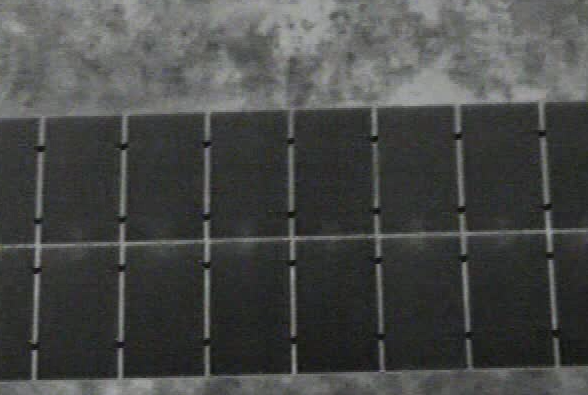
#> input picture image processing/ex/ex1/Panels/pv01.png, 588 x 395 px, found by its file name; its folder holds only this picture in this run
$ python christian_esercizio.py
#> lines starting #> are read from the running program, lines starting #| are printed output that depends on the picture; after the words box and inside, x2 and y2 are one past the last pixel; in counts of white or black regions, pixels touching at a corner belong together
import cv2
import numpy as np
import matplotlib.pyplot as plt
import os


# calcola e mostra l'istogramma del immagine
def histo(image, title = 'histogram'):
    # calcola istogramma di un immagine
        # image -> immagine da considerare
        # 0 -> canale colori (in questo caso bianco e nero)
        # None -> assenza di una maschera che nasconde parte di un immagine
        # 256 -> numero di gruppi (bins) per l'istogramma (in questo caso ogni valore possibile è un gruppo diverso)
        # [0,256] -> range di valori possibili dei pixel
    histogram = cv2.calcHist([image], [0], None, [256], [0, 256])

    # Mostra l'istogramma
    plt.figure(figsize=(10, 5))
    plt.title(title)
    plt.xlabel('Pixel values')
    plt.ylabel('Number of pixel')
    plt.plot(histogram)
    # Limita l'asse X a 256 per visualizzare tutte le intensità
    plt.xlim([0, 256])
    plt.show()


# CANNY
# fa erosione e dilatazione per migliorare l'immagine
# poi trova i contorni del immagine
def canny(open_image, image):
    # pixel bianchi diventano neri e viceversa
    open_image = 255-open_image
    # matrice di valori 1
    # np.uint8 -> tipo
    kernel = np.ones((14,14), np.uint8)
    # erosione (riduce arie bianche)
        # kernel -> matrice per l'erosione
        # iterations -> nimero di iterazioni
    open_image = cv2.erode(open_image, kernel, iterations=1)
    open_image = cv2.dilate(open_image, kernel, iterations=1) #rimuovere i collegamenti tra i pannelli

    contours, _ = cv2.findContours(open_image, cv2.RETR_EXTERNAL, cv2.CHAIN_APPROX_SIMPLE)
    output_image = connComps(open_image, image)
    cv2.imshow("Open", open_image)
    # [4 lines of commented-out code are left out]
    return output_image

def connComps(open_image, image):
    num_labels, labels = cv2.connectedComponents(open_image)
    output_image = cv2.cvtColor(image, cv2.COLOR_GRAY2BGR)
    for label in range(1, num_labels):
        component_mask = (labels == label).astype(np.uint8) * 255
        contours, _ = cv2.findContours(component_mask, cv2.RETR_EXTERNAL, cv2.CHAIN_APPROX_SIMPLE)
        for contour in contours:
            x, y, w, h = cv2.boundingRect(contour)
            if w > 20:
                cv2.rectangle(output_image, (x, y), (x + w, y + h), (0, 0, 255), 2)
    return output_image

for image in os.listdir('./Img/Panels/'):
    image = "./Img/Panels/" + image
    image = cv2.imread(image, cv2.IMREAD_GRAYSCALE)
#> image: shape (395, 588); min 0, max 167, mean 72.5
    # [8 lines of commented-out code are left out]
    clahe = cv2.createCLAHE(clipLimit=10, tileGridSize=(10,10))

    clahe_image = clahe.apply(image)
    clahe_image = cv2.medianBlur(clahe_image, 3) #rumore per rimuovere quello creato da CLAHE
    #clahe_image = cv2.blur(clahe_image, (5, 5))
    #clahe_image = image
    #clahe_image = cv2.GaussianBlur(clahe_image, (9, 9), 0)
    threshold, binary_image = cv2.threshold(clahe_image, 0, 255, cv2.THRESH_BINARY + cv2.THRESH_OTSU)
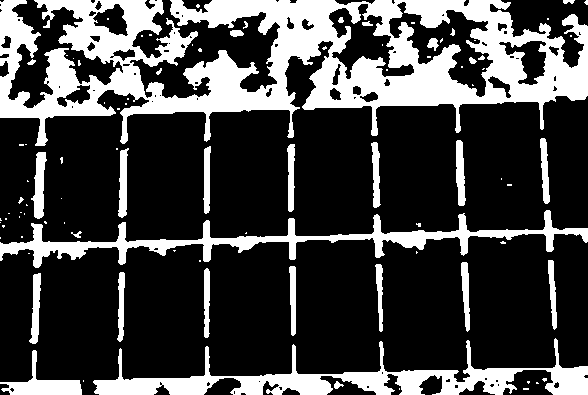
#> binary_image: shape (395, 588); 26.8% white; 92 white regions (60 under 20 px), largest, box (x1, y1, x2, y2) and area: (0, 0, 588, 146) 39176, (93, 338, 588, 395) 8433, (0, 210, 588, 268) 6552
#> threshold = 119
    print(threshold)
#| 119.0
    edges = cv2.Canny(clahe_image, threshold/2, threshold, apertureSize=3, L2gradient = True) #canny algorithm per i bordi, lw threshold + up threshold
#> edges: shape (395, 588); 16.4% white in thin lines or dots
    kernel = np.ones((14, 14), np.uint8)
    open_image = cv2.morphologyEx(binary_image, cv2.MORPH_OPEN, kernel) #rimuovere i collegamenti tra i pannelli
#> open_image: shape (395, 588); 13% white; 32 white regions, largest, box (x1, y1, x2, y2) and area: (352, 42, 477, 107) 4432, (209, 0, 336, 71) 4289, (199, 60, 268, 113) 2314
    cv2.imshow("OpenImage", open_image)
    #erode_image = cv2.erode(open_image, kernel2, iterations=2)


    output_comps=connComps(open_image, image)
#> in connComps, `num_labels, labels = cv2.connectedComponents(open_image)`:
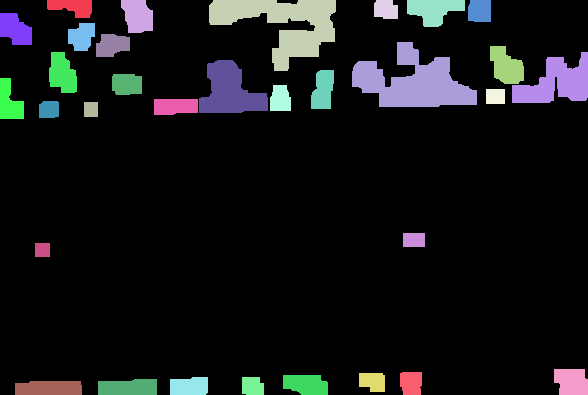
#> labels: shape (395, 588) int32; 33 distinct labels, from 0 to 32; one colour per label, 0 black
#> in connComps, `num_labels, labels = cv2.connectedComponents(open_image)`: num_labels = 33
#> the loop in connComps, `for label in range(1, num_labels):` made 32 passes
#> contours on passes 19, 22, 23, 24: [[[486, 89], [486, 103], [504, 103], [504, 89]]], [[[84, 102], [84, 116], [97, 116], [97, 102]]], [[[403, 233], [403, 246], [424, 246], [424, 233]]], [[[35, 243], [35, 256], [49, 256], [49, 243]]]
#> after the loop in connComps, `for label in range(1, num_labels):`: component_mask: shape (395, 588); 0.39% white; 1 white region, box (x1, y1, x2, y2) and area: (15, 381, 82, 395) 905
#> after the loop in connComps, `for label in range(1, num_labels):`:
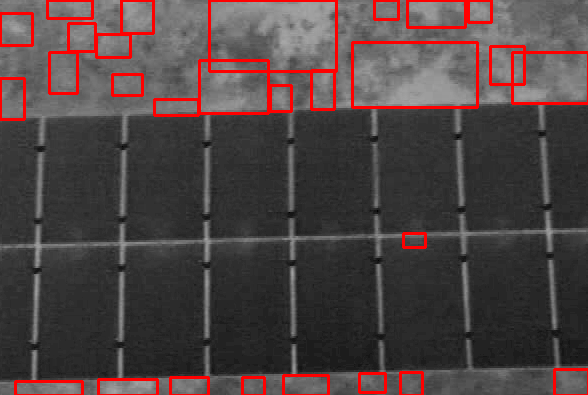
#> output_image: shape (395, 588, 3); mean B, G, R 67.5, 67.5, 79.3
    output_canny = canny(edges, image)
#> in canny, `open_image = 255-open_image`: open_image: shape (395, 588); 83.6% white; black in thin lines or dots
#> in canny, `open_image = cv2.erode(open_image, kernel, iterations=1)`: open_image: shape (395, 588); 9.5% white; 65 white regions (25 under 20 px), largest, box (x1, y1, x2, y2) and area: (132, 263, 198, 348) 4184, (477, 243, 541, 323) 2246, (392, 310, 457, 364) 1798
#> in canny, `open_image = cv2.dilate(open_image, kernel, iterations=1)`:
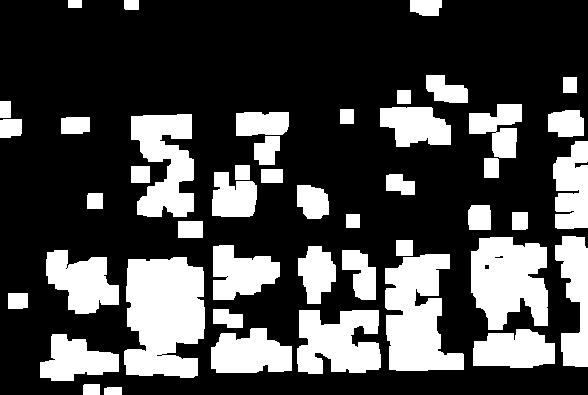
#> open_image: shape (395, 588); 28.6% white; 46 white regions
#> in canny, `contours, _ = cv2.findContours(open_image, cv2.RETR_EXTERNAL, cv2.CHAI..`: contours = 46 contours; largest, box (x1, y1, x2, y2) and area: (124, 257, 205, 378) 7862, (385, 254, 464, 371) 5943, (471, 237, 548, 330) 5320, (131, 114, 194, 217) 4108, (297, 310, 381, 374) 4001
#> in connComps (call 2), `num_labels, labels = cv2.connectedComponents(open_image)`:
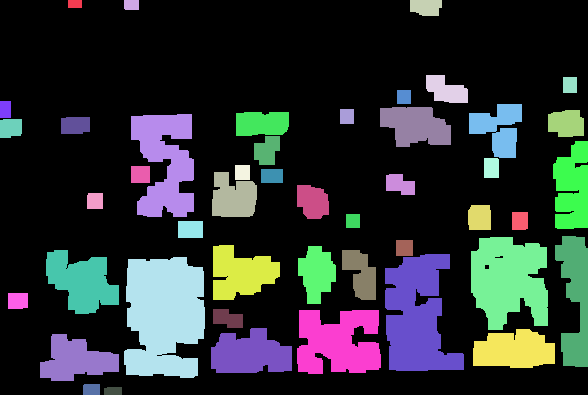
#> labels: shape (395, 588) int32; 47 distinct labels, from 0 to 46; one colour per label, 0 black
#> in connComps (call 2), `num_labels, labels = cv2.connectedComponents(open_image)`: num_labels = 47
#> the loop in connComps (call 2), `for label in range(1, num_labels):` made 46 passes
#> contours on passes 1, 5, 6, 7, 10, 19, 20, 21, 28, 29, 32: [[[68, 0], [68, 7], [81, 7], [81, 0]]], [[[563, 77], [563, 92], [576, 92], [576, 77]]], [[[397, 90], [397, 103], [410, 103], [410, 90]]], [[[0, 101], [0, 117], [10, 117], [10, 101]]], [[[340, 109], [340, 123], [353, 123], [353, 109]]], [[[235, 165], [235, 179], [249, 179], [249, 165]]], [[[131, 166], [131, 182], [149, 182], [149, 166]]], [[[261, 169], [261, 182], [282, 182], [282, 169]]], [[[346, 214], [346, 227], [359, 227], [359, 214]]], [[[178, 221], [178, 237], [202, 237], [202, 221]]], [[[396, 240], [396, 255], [412, 255], [412, 240]]]
#> after the loop in connComps (call 2), `for label in range(1, num_labels):`: component_mask: shape (395, 588); 0.06% white; 1 white region, box (x1, y1, x2, y2) and area: (104, 387, 122, 395) 141
#> after the loop in connComps (call 2), `for label in range(1, num_labels):`:
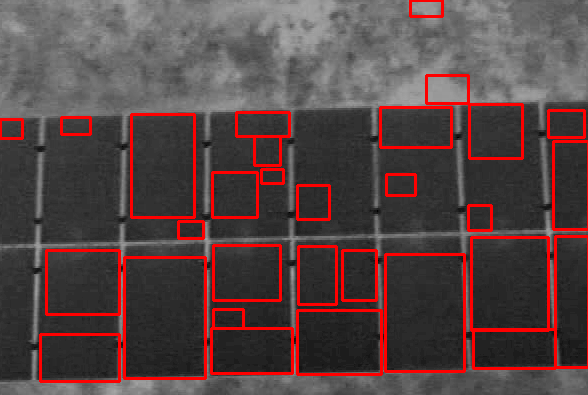
#> output_image: shape (395, 588, 3); mean B, G, R 68, 68, 86.5


    images = [binary_image, image, edges, open_image, clahe_image, output_comps, output_canny]
    titles = ["Binary", "Panels", "Panels Edges", "Close", "Clahe", "Box", "CannyBox"]
    # Crea un'unica figura
    plt.figure(figsize=(15, 10))
    for i in range(len(images)):
        plt.subplot(3, 3, i+1)  # 2 righe e 3 colonne
        plt.imshow(cv2.cvtColor(images[i], cv2.COLOR_BGR2RGB))
        plt.title(titles[i])
        plt.axis('off')
#> this loop made 7 passes

    # Mostra tutte le immagini in un'unica finestra
    plt.tight_layout()
    plt.show()
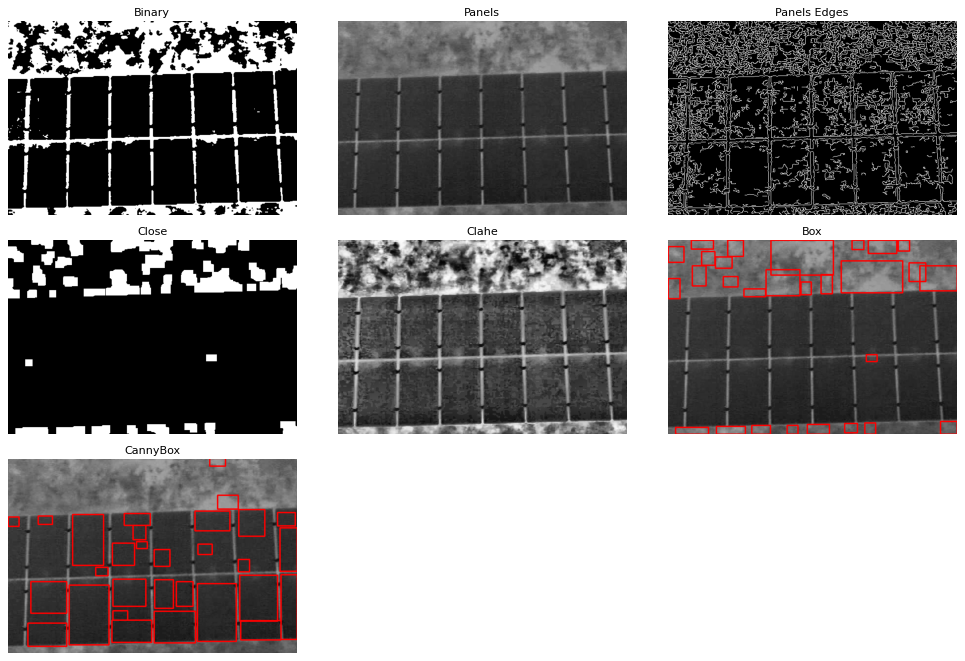
#> figure drawn by matplotlib, 7 panels


# [6 lines of commented-out code are left out]


cv2.waitKey(0)
cv2.destroyAllWindows()

$ run again, on image processing/ex/ex1/Panels/pv05.png
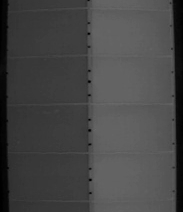
#> input picture image processing/ex/ex1/Panels/pv05.png, 183 x 212 px, found by its file name
#> image is the input picture: shape (212, 183); min 0, max 106, mean 70
#> `threshold, binary_image = cv2.threshold(clahe_image, 0, 255, cv2.THRES..`:
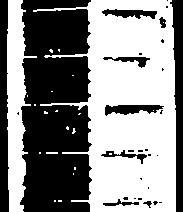
#> binary_image: shape (212, 183); 53.7% white; 29 black regions (19 under 20 px), largest, box (x1, y1, x2, y2) and area: (20, 0, 92, 212) 13201, (170, 0, 183, 212) 1696, (0, 0, 9, 212) 1643
#> threshold = 101
#| 101.0
#> edges: shape (212, 183); 7.7% white in thin lines or dots
#> labels: shape (212, 183) int32; 4 distinct labels, from 0 to 3
#> num_labels = 4
#> in canny, `contours, _ = cv2.findContours(open_image, cv2.RETR_EXTERNAL, cv2.CHAI..`: contours = 13 contours; largest, box (x1, y1, x2, y2) and area: (96, 155, 172, 212) 3544, (10, 156, 87, 212) 3380, (92, 107, 172, 152) 3193, (92, 59, 171, 105) 3127, (10, 107, 87, 152) 3018
#> labels: shape (212, 183) int32; 14 distinct labels, from 0 to 13
#> num_labels = 14
#> the loop in connComps (call 2), `for label in range(1, num_labels):` made 13 passes
#> contours on pass 3: [[[175, 0], [175, 13], [182, 13], [182, 0]]]
#> after the loop in connComps (call 2), `for label in range(1, num_labels):`:
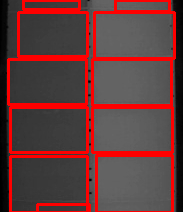
#> output_image: shape (212, 183, 3); 15.84% of pixels changed, all inside (x1, y1, x2, y2) = (7, 0, 176, 212)
#> the loop `for i in range(len(images)):` made 7 passes

$ run again, on image processing/ex/ex1/Panels/pv06.png
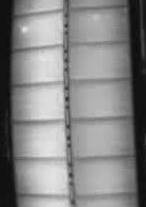
#> input picture image processing/ex/ex1/Panels/pv06.png, 146 x 207 px, found by its file name
#> image is the input picture: shape (207, 146); min 10, max 232, mean 133.4
#> `threshold, binary_image = cv2.threshold(clahe_image, 0, 255, cv2.THRES..`:
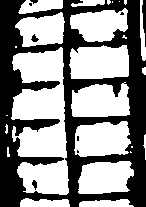
#> binary_image: shape (207, 146); 55.5% white; 9 black regions (4 under 20 px), largest, box (x1, y1, x2, y2) and area: (0, 0, 146, 207) 13199, (142, 0, 146, 47) 117, (31, 34, 39, 42) 35, (32, 180, 37, 190) 32, (30, 0, 38, 4) 20
#> threshold = 126
#| 126.0
#> edges: shape (207, 146); 14.8% white in thin lines or dots
#> labels: shape (207, 146) int32; 12 distinct labels, from 0 to 11
#> num_labels = 12
#> in canny, `contours, _ = cv2.findContours(open_image, cv2.RETR_EXTERNAL, cv2.CHAI..`: contours = 17 contours; largest, box (x1, y1, x2, y2) and area: (81, 15, 132, 41) 994, (89, 50, 130, 78) 970, (0, 0, 22, 101) 940, (12, 55, 41, 84) 752, (12, 90, 40, 120) 730
#> labels: shape (207, 146) int32; 18 distinct labels, from 0 to 17
#> num_labels = 18
#> the loop in connComps (call 2), `for label in range(1, num_labels):` made 17 passes
#> contours on pass 4: [[[13, 34], [13, 47], [31, 47], [31, 34]]]
#> after the loop in connComps (call 2), `for label in range(1, num_labels):`:
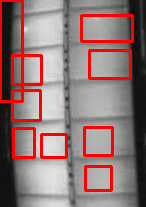
#> output_image: shape (207, 146, 3); 11.04% of pixels changed, all inside (x1, y1, x2, y2) = (0, 0, 134, 192)
#> the loop `for i in range(len(images)):` made 7 passes

$ run again, on image processing/ex/ex1/Panels/pv07.png
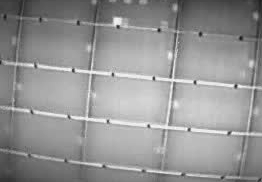
#> input picture image processing/ex/ex1/Panels/pv07.png, 262 x 182 px, found by its file name
#> image is the input picture: shape (182, 262); min 24, max 255, mean 148.1
#> binary_image: shape (182, 262); 58% white; 63 black regions (34 under 20 px), largest, box (x1, y1, x2, y2) and area: (0, 82, 262, 182) 7805, (0, 0, 262, 90) 4476, (71, 25, 144, 73) 1374
#> threshold = 135
#| 135.0
#> edges: shape (182, 262); 17% white in thin lines or dots
#> labels: shape (182, 262) int32; 14 distinct labels, from 0 to 13
#> num_labels = 14
#> the loop in connComps, `for label in range(1, num_labels):` made 13 passes
#> contours on passes 1, 13: [[[64, 10], [64, 23], [77, 23], [77, 10]]], [[[255, 150], [255, 164], [261, 164], [261, 150]]]
#> in canny, `contours, _ = cv2.findContours(open_image, cv2.RETR_EXTERNAL, cv2.CHAI..`: contours = 17 contours; largest, box (x1, y1, x2, y2) and area: (20, 117, 74, 159) 1792, (20, 73, 81, 109) 1784, (93, 128, 152, 165) 1752, (186, 137, 241, 172) 1459, (28, 23, 81, 59) 1444
#> labels: shape (182, 262) int32; 18 distinct labels, from 0 to 17
#> num_labels = 18
#> the loop in connComps (call 2), `for label in range(1, num_labels):` made 17 passes
#> contours on passes 1, 7, 15: [[[49, 4], [49, 18], [63, 18], [63, 4]]], [[[0, 67], [0, 97], [8, 97], [8, 67]]], [[[255, 151], [255, 164], [261, 164], [261, 151]]]
#> after the loop in connComps (call 2), `for label in range(1, num_labels):`:
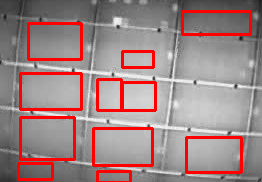
#> output_image: shape (182, 262, 3); 9.9% of pixels changed, all inside (x1, y1, x2, y2) = (17, 10, 252, 182)
#> the loop `for i in range(len(images)):` made 7 passes
